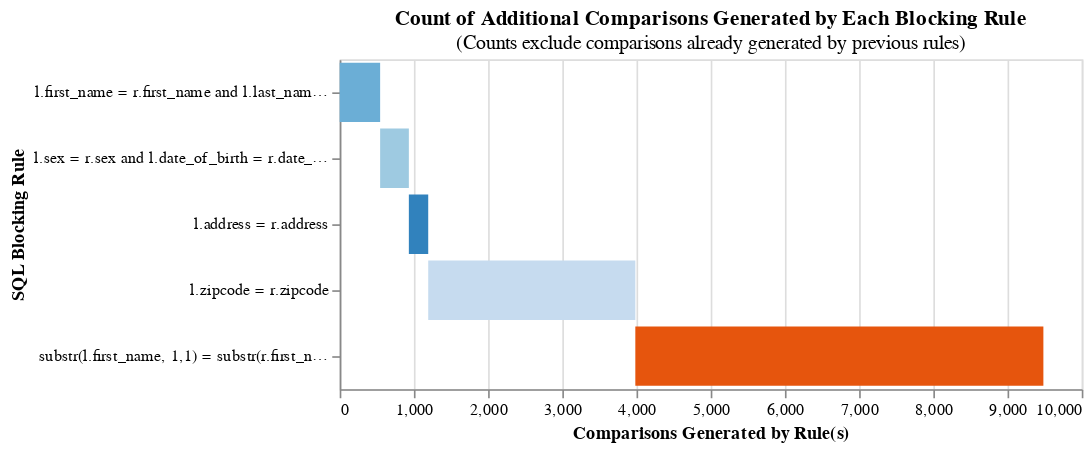

Write notebook code for a chart like this one.
### Code cell
blocking_rules_prediction = [
#     'l.address = r.address',
#     'l.zipcode = r.zipcode',
#     'substr(l.zipcode, 1,3) = substr(r.zipcode, 1,3)',
    'l.first_name = r.first_name and l.last_name = r.last_name',
    'l.sex = r.sex and l.date_of_birth = r.date_of_birth',
#     (
#         'l.sex = r.sex'
#         ' and l.date_of_birth = r.date_of_birth'
#         ' and substr(l.first_name, 1,1) = substr(r.first_name, 1,1)'
#         ' and substr(l.last_name, 1,1) = substr(r.last_name, 1,1)'
#     ),
    'l.address = r.address',
    'l.zipcode = r.zipcode',
    (
        'substr(l.first_name, 1,1) = substr(r.first_name, 1,1)'
        ' and substr(l.last_name, 1,1) = substr(r.last_name, 1,1)'
    ),
#     'substr(l.zipcode, 1,3) = substr(r.zipcode, 1,3)',
]

print('Cartesion product of input:', len(df_census_u5) * len(df_wic), '\n')

for rule in blocking_rules_prediction:
    count = linker.count_num_comparisons_from_blocking_rule(rule)
    print(f"Number of comparisons generated by '{rule}': {count:,.0f}")

linker.cumulative_num_comparisons_from_blocking_rules_chart(blocking_rules_prediction)

### Figure 1 — Vega-Lite specification as saved in the notebook (floating-point values rounded to 4 significant figures)
{"$schema": "https://vega.github.io/schema/vega-lite/v5.json", "width": 450, "height": 200, "title": {"text": "Count of Additional Comparisons Generated by Each Blocking Rule", "subtitle": "(Counts exclude comparisons already generated by previous rules)"}, "data": {"values": [{"row_count": 545, "rule": "l.first_name = r.first_name and l.last_name = r.last_name", "cumulative_rows": 545, "cartesian": 1419819, "reduction_ratio": "The rolling reduction ratio with your given blocking rule(s) is 1.0. \nThis represents the reduction in the total number of comparisons due to your rule(s).", "start": 0}, {"row_count": 387, "rule": "l.sex = r.sex and l.date_of_birth = r.date_of_birth", "cumulative_rows": 932, "cartesian": 1419819, "reduction_ratio": "The rolling reduction ratio with your given blocking rule(s) is 0.999. \nThis represents the reduction in the total number of comparisons due to your rule(s).", "start": 545}, {"row_count": 261, "rule": "l.address = r.address", "cumulative_rows": 1193, "cartesian": 1419819, "reduction_ratio": "The rolling reduction ratio with your given blocking rule(s) is 0.999. \nThis represents the reduction in the total number of comparisons due to your rule(s).", "start": 932}, {"row_count": 2791, "rule": "l.zipcode = r.zipcode", "cumulative_rows": 3984, "cartesian": 1419819, "reduction_ratio": "The rolling reduction ratio with your given blocking rule(s) is 0.997. \nThis represents the reduction in the total number of comparisons due to your rule(s).", "start": 1193}, {"row_count": 5499, "rule": "substr(l.first_name, 1,1) = substr(r.first_name, 1,1) and substr(l.last_name, 1,1) = substr(r.last_name, 1,1)", "cumulative_rows": 9483, "cartesian": 1419819, "reduction_ratio": "The rolling reduction ratio with your given blocking rule(s) is 0.993. \nThis represents the reduction in the total number of comparisons due to your rule(s).", "start": 3984}]}, "mark": "bar", "encoding": {"x": {"title": "Comparisons Generated by Rule(s)", "field": "start", "type": "quantitative"}, "x2": {"field": "cumulative_rows"}, "y": {"field": "rule", "title": "SQL Blocking Rule", "sort": ["-x2"]}, "color": {"field": "rule", "legend": null, "scale": {"scheme": "category20c"}}, "order": {"field": "cumulative_rows"}, "tooltip": [{"type": "nominal", "field": "rule", "title": "SQL Condition"}, {"type": "quantitative", "field": "row_count", "title": "Comparisons Generated", "format": ","}, {"type": "quantitative", "field": "cumulative_rows", "title": "Cumulative Comparisons", "format": ","}, {"type": "quantitative", "field": "cartesian", "title": "Cartesian Product of Input Data", "format": ","}, {"type": "quantitative", "field": "reduction_ratio", "title": "Reduction Ratio (cumulative rows/cartesian product)"}]}}
